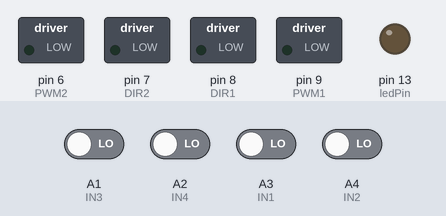
Bench run of a sketch on a simulated Arduino Uno, built with avr-gcc and run on an emulated ATmega328P. On the bench: switched loads named in the sketch (green lamp = pin HIGH), output pins drawn as LEDs (lit = HIGH). Inputs (shaded band) come from the test bench; at power-on: A1 (IN3), A2 (IN4), A3 (IN1), A4 (IN2) LOW. What the sketch prints to the serial monitor is not drawn.

Above: at 1.2 s.
1.3 s: A4 (IN2) driven HIGH
At 1.6 s:
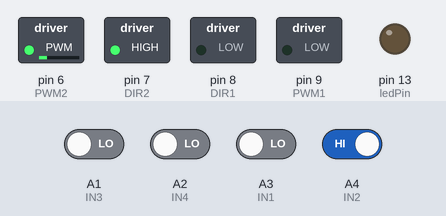
2.8 s: A3 (IN1) driven HIGH
At 3.9 s:
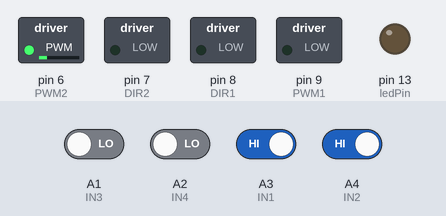
4.3 s: A3 (IN1) driven LOW
At 5.1 s:
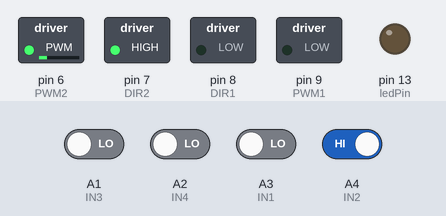
5.8 s: A4 (IN2) driven LOW
At 6.2 s:
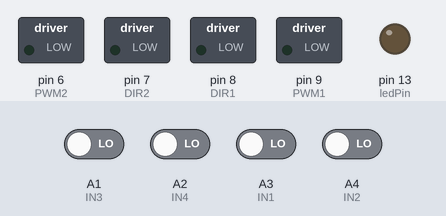
8.8 s: A1 (IN3) driven HIGH
At 9.7 s:
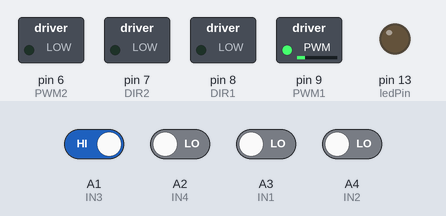
10.3 s: A3 (IN1) driven HIGH
At 10.8 s:
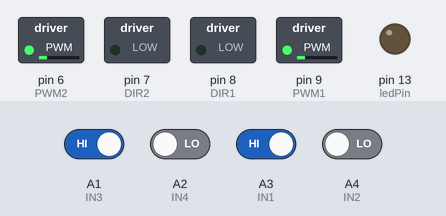
Timing chart, 0 to 12.8 s (numbered marks = the images above; inputs shaded):
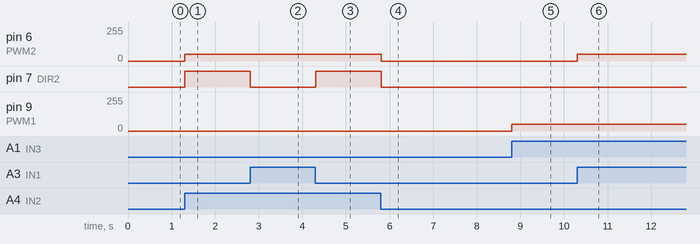

Measured:
- after the input at 1.3 s, pin 6 (PWM2): 0/255 → 50/255 at once; pin 7 (DIR2): LOW → HIGH at once
- after the input at 2.8 s, pin 7 (DIR2): HIGH → LOW at once
- after the input at 4.3 s, pin 7 (DIR2): LOW → HIGH at once
- after the input at 5.8 s, pin 6 (PWM2): 50/255 → 0/255 at once; pin 7 (DIR2): HIGH → LOW at once
- after the input at 8.8 s, pin 9 (PWM1): 0/255 → 50/255 at once
- after the input at 10.3 s, pin 6 (PWM2): 0/255 → 50/255 at once

The sketch:

Controller_conversion_L293D_to_ANA_DIR.ino
```cpp
#include <Servo.h>
#define datalen 4
#define threshold 0

int a = 0;
int b = 0;
int c = 0;
int d = 0;

int IN1 = A3;
int IN2 = A4;
int IN3 = A1;
int IN4 = A2;

int PWM1 = 9;
int DIR1 = 8;

int PWM2 = 6;
int DIR2 = 7;

const int buttonPin = 2;  // the number of the pushbutton pin
const int ledPin = 13;    // the number of the LED pin
int reac = 6;
int igni = 7;
int i = 0;
int move = 50;
int a_speed = move;
int b_speed = 0;


String dataString = ""; // variable to hold input data
int dataArray[datalen]; // array to hold parsed integers
int dataIndex = 0; // index for dataArray

void setup() {
  Serial.begin(115200); // initialize serial communication

  pinMode(IN1, INPUT);
  pinMode(IN2, INPUT);
  pinMode(IN3, INPUT);
  pinMode(IN4, INPUT);

  pinMode(PWM1, OUTPUT);
  pinMode(DIR1, OUTPUT);
  pinMode(PWM2, OUTPUT);
  pinMode(DIR2, OUTPUT);

  pinMode(ledPin, OUTPUT);
  pinMode(reac, OUTPUT);
  pinMode(igni, OUTPUT);

  // attachInterrupt(digitalPinToInterrupt(IN1), control, CHANGE);
  // attachInterrupt(digitalPinToInterrupt(IN2), control, CHANGE);
  // attachInterrupt(digitalPinToInterrupt(IN3), control, CHANGE);
  // attachInterrupt(digitalPinToInterrupt(IN4), control, CHANGE);

}

void loop() {
//   if (Serial.available()) { // check if there is incoming data
//     char incomingChar = Serial.read(); // read incoming character
//     // Serial.print(incomingChar);
//     if (incomingChar == '<') { // start of data
//       dataString = ""; // clear input data
//       dataIndex = 0; // reset index for dataArray
//     } else if (incomingChar == '>') { // end of data
//       parseData(); // call function to parse input data
//       // printData();  // call function to print parsed data
//       control();
//     } else { // data character
//       dataString += incomingChar; // add to input data
//     }
//   }

a = digitalRead(IN1);
b = digitalRead(IN2);
c = digitalRead(IN3);
d = digitalRead(IN4);

Serial.print("IN1 = ");
Serial.print(a);

Serial.print(", IN2 = ");
Serial.print(b);

Serial.print(", IN3 = ");
Serial.print(c);

Serial.print(", IN4 = ");
Serial.println(d);

control();

}

void parseData() {
  int commaIndex = 0; // index for locating commas in input string
  while (dataIndex < datalen) { // parse up to 4 integers
    commaIndex = dataString.indexOf(","); // find next comma in input string
    if (commaIndex == -1) {
      commaIndex = dataString.length();
    }
    dataArray[dataIndex] = dataString.substring(0, commaIndex).toInt(); // convert substring to integer and store in array
    dataString = dataString.substring(commaIndex + 1); // remove parsed substring and comma from input string
    dataIndex++; // move to next index in array
  }
}


void printData() {
  Serial.print("Parsed data: ");
  for (i = 0; i < datalen; i++) {
    Serial.print(dataArray[i]);
    Serial.print(" ");
  }
  Serial.println();
}

void control()
{

  if(a > threshold)
  {
    // a = analogRead(IN1);
    // a_speed = a;
    // analogWrite(PWM1, a_speed); //left motor fwd
    // digitalWrite(DIR1, LOW);

    analogWrite(PWM2, a_speed); //right motor fwd
    digitalWrite(DIR2, LOW);
  }
  else if(b > threshold)
  {
    // b = analogRead(IN2);
    // a_speed = b;
    // analogWrite(PWM1, a_speed);
    // digitalWrite(DIR1, HIGH);Serial.print("IN1 = ");
    Serial.println("value written");
    analogWrite(PWM2, a_speed); //right motor bck
    digitalWrite(DIR2, HIGH);
  }
  else if(c > threshold)
  {
    // c = analogRead(IN3);
    // a_speed = c;
    analogWrite(PWM1, a_speed); //left motor fwd
    digitalWrite(DIR1, LOW);

  }
  else if(d > threshold)
  {
    // d = analogRead(IN4);
    // a_speed = d;
    analogWrite(PWM1, a_speed); //left motor bck
    digitalWrite(DIR1, HIGH);
    // analogWrite(PWM2, a_speed);
    // digitalWrite(DIR2, LOW);

  }
  else
  {
    analogWrite(PWM1, LOW);
    analogWrite(PWM2, LOW);
    analogWrite(DIR1, LOW);
    analogWrite(DIR2, LOW);
  }

}
```
